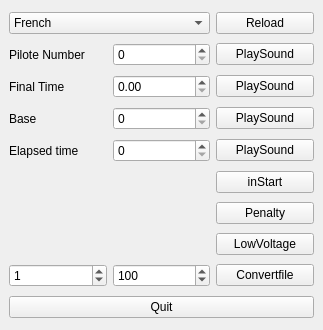
<?xml version="1.0" encoding="UTF-8"?>
<ui version="4.0">
 <class>MainWindow</class>
 <widget class="QMainWindow" name="MainWindow">
  <property name="geometry">
   <rect>
    <x>0</x>
    <y>0</y>
    <width>323</width>
    <height>330</height>
   </rect>
  </property>
  <property name="windowTitle">
   <string>MainWindow</string>
  </property>
  <widget class="QWidget" name="centralwidget">
   <layout class="QGridLayout" name="gridLayout_2">
    <item row="8" column="1">
     <widget class="QSpinBox" name="end_file">
      <property name="maximum">
       <number>65535</number>
      </property>
      <property name="value">
       <number>100</number>
      </property>
     </widget>
    </item>
    <item row="7" column="2">
     <widget class="QPushButton" name="button_lowvoltage">
      <property name="text">
       <string>LowVoltage</string>
      </property>
     </widget>
    </item>
    <item row="3" column="1">
     <widget class="QSpinBox" name="base"/>
    </item>
    <item row="1" column="0">
     <widget class="QLabel" name="label">
      <property name="text">
       <string>Pilote Number</string>
      </property>
     </widget>
    </item>
    <item row="2" column="2">
     <widget class="QPushButton" name="button_time">
      <property name="text">
       <string>PlaySound</string>
      </property>
     </widget>
    </item>
    <item row="1" column="1">
     <widget class="QSpinBox" name="pilotnumber"/>
    </item>
    <item row="4" column="0">
     <widget class="QLabel" name="label_4">
      <property name="text">
       <string>Elapsed time</string>
      </property>
     </widget>
    </item>
    <item row="2" column="0">
     <widget class="QLabel" name="label_2">
      <property name="text">
       <string>Final Time</string>
      </property>
     </widget>
    </item>
    <item row="8" column="0">
     <widget class="QSpinBox" name="start_file">
      <property name="maximum">
       <number>65535</number>
      </property>
      <property name="value">
       <number>1</number>
      </property>
     </widget>
    </item>
    <item row="2" column="1">
     <widget class="QDoubleSpinBox" name="finaltime">
      <property name="maximum">
       <double>100000.000000000000000</double>
      </property>
     </widget>
    </item>
    <item row="8" column="2">
     <widget class="QPushButton" name="buttonconvert">
      <property name="text">
       <string>Convertfile</string>
      </property>
     </widget>
    </item>
    <item row="1" column="2">
     <widget class="QPushButton" name="button_pilot">
      <property name="text">
       <string>PlaySound</string>
      </property>
     </widget>
    </item>
    <item row="9" column="0" colspan="3">
     <widget class="QPushButton" name="button_quit">
      <property name="text">
       <string>Quit</string>
      </property>
     </widget>
    </item>
    <item row="3" column="0">
     <widget class="QLabel" name="label_3">
      <property name="text">
       <string>Base</string>
      </property>
     </widget>
    </item>
    <item row="3" column="2">
     <widget class="QPushButton" name="button_base">
      <property name="text">
       <string>PlaySound</string>
      </property>
     </widget>
    </item>
    <item row="6" column="2">
     <widget class="QPushButton" name="button_penalty">
      <property name="text">
       <string>Penalty</string>
      </property>
     </widget>
    </item>
    <item row="4" column="1">
     <widget class="QSpinBox" name="elapsed_time"/>
    </item>
    <item row="5" column="2">
     <widget class="QPushButton" name="button_instart">
      <property name="text">
       <string>inStart</string>
      </property>
     </widget>
    </item>
    <item row="4" column="2">
     <widget class="QPushButton" name="button_elapsedtime">
      <property name="text">
       <string>PlaySound</string>
      </property>
     </widget>
    </item>
    <item row="0" column="2">
     <widget class="QPushButton" name="button_reload">
      <property name="text">
       <string>Reload</string>
      </property>
     </widget>
    </item>
    <item row="0" column="0" colspan="2">
     <widget class="QComboBox" name="comboBox_language">
      <item>
       <property name="text">
        <string>French</string>
       </property>
      </item>
      <item>
       <property name="text">
        <string>English</string>
       </property>
      </item>
     </widget>
    </item>
   </layout>
  </widget>
 </widget>
 <resources/>
 <connections/>
</ui>
